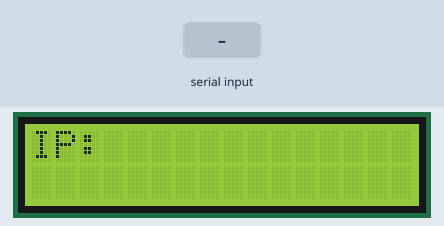
Bench run of a sketch on a simulated Arduino Uno, built with avr-gcc and run on an emulated ATmega328P. On the bench: 16×2 character LCD. Inputs (shaded band) come from the test bench. What the sketch prints to the serial monitor is not drawn.

Above: at 4.6 s.
4.7 s: "STOPPED\n" received over Serial
At 6.6 s:
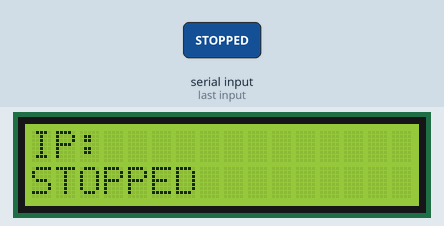
7.7 s: "IP: \n" received over Serial
At 9.7 s:
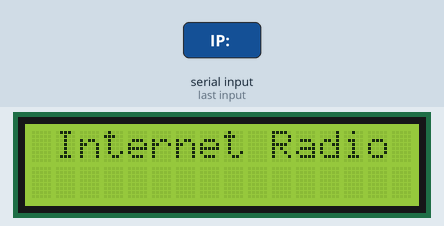
10.7 s: "STOPPED\n" received over Serial
At 11.9 s:
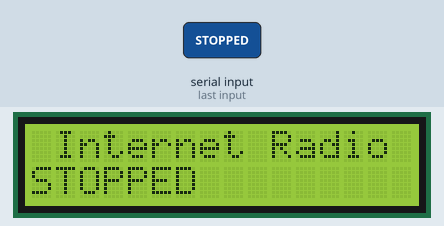
13.7 s: "META#: \n" received over Serial
At 16.0 s:
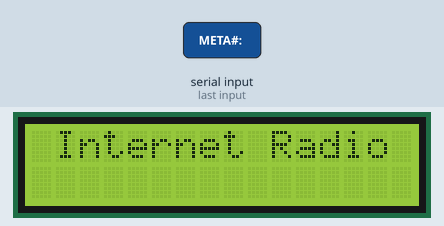
16.7 s: "ICY0#: \n" received over Serial
Timing chart, 0 to 19.2 s (numbered marks = the images above; inputs shaded):
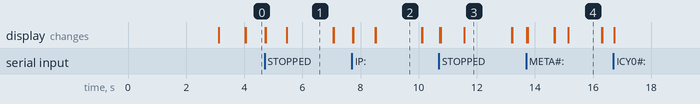

The sketch:

karadio_IIC_lcd16x2.ino
```cpp
/*

  Karadio IIC LCD 16x2.ino

  Edited by Alexander - yo2ldk - 2019.

  Arduino Board         IIC LCD
       A4                 sda
       A5                 scl

*/
// include the library code:
//#include <LiquidCrystal.h>

#include <Wire.h>
//#include <LCD.h>
#include <LiquidCrystal_I2C.h>

#define I2C_ADDR    0x27 // <<----- Add your address here.  Find it from I2C Scanner
#define BACKLIGHT_PIN 3
#define En_pin  2
#define Rw_pin  1
#define Rs_pin  0
#define D4_pin  4
#define D5_pin  5
#define D6_pin  6
#define D7_pin  7

//int n = 1;

LiquidCrystal_I2C  lcd(I2C_ADDR, En_pin, Rw_pin, Rs_pin, D4_pin, D5_pin, D6_pin, D7_pin);

#define version 3.0
#include <EEPROM.h>
const int  EEaddr          = 0;     // EEPROM address for storing WPM
const int  EEaddr1         = 2;     // EEPROM address for LCD address
const int  EEaddrIp        = 10;    // EEPROM address for the IP

// Character array pointers
char  msg[]       = {"Karadio LCD"}; //
char  msg1[]      = {"(c) KaraWin"}; //
char  blank[]     = {"                "};
char  msg2[]      = {" Internet Radio "};

// Karadio specific data
#define BUFLEN  200
#define LINES	2
char line[BUFLEN]; // receive buffer
char station[BUFLEN]; //received station
char title[BUFLEN];	// received title
char nameset[BUFLEN];
char* lline[LINES] ; // array of ptr of n lines
int  iline[LINES] ; //array of index for scrolling
byte  tline[LINES] ;
char* ici;
char* ici2;
unsigned index = 0;
unsigned loopcount = 0;
unsigned scrl = 0;

int x = 16;    //Width
char temp;

int laststateUp = HIGH;
int laststateDown = HIGH;
int laststatePlay = HIGH;
int laststateStop = HIGH;
int buttonState = 0;

////////////////////////////////////////
// Clear all buffers and indexes

void clearAll()
{
  title[0] = 0;
  station[0] = 0;
  for (int i = 0; i < LINES; i++)
  {
    lline[i] = NULL; iline[i] = 0; tline[i] = 0;
    lcd.setCursor(0, i);
    lcd.print(blank);
  }
}
////////////////////////////////////////
void cleartitle()
{
  title[0] = 0;
  for (int i = 1 ; i < LINES; i++) // clear lines
  {
    lline[i] = NULL;
    iline[i] = 0;
    tline[i] = 0;
    lcd.setCursor(0, i);
    lcd.print(blank);
  }
  draw();
}

////////////////////////////////////////
void eepromReadStr(int addr, char* str)
{
  byte rd;
  do {
    rd = EEPROM.read(addr++);
    *str = rd;
    //    Serial.println(str[0],16);
    str++;
  } while (( rd != 0) && ( rd != 0xFF));
  *str = 0;
}

////////////////////////////////////////
void eepromWriteStr(int addr, char* str)
{
  byte rd;
  do {
    EEPROM.write( addr++, *str);
    rd = *str;
    str++;
  } while (( rd != 0) && ( rd != 0xFF));
  EEPROM.write( addr, 0);
}

////////////////////////////////////////
// parse the karadio received line and do the job

void parse(char* line)
{
  int mul;
  //     removeUtf8((byte*)line);
  //Serial.println(line);
  ////// Meta title
  if ((ici = strstr(line, "META#: ")) != NULL)
  {
    cleartitle();
    //remove station name if present
    if ((ici2 = strstr(line, station)) != NULL)
    {
      ici += strlen(station);
    }
    strcpy(title, ici + 7);
    lline[1] = title;
    draw();
  } else

    ////// ICY0 station name
    if ((ici = strstr(line, "ICY0#: ")) != NULL)
    {
      int len;
      clearAll();
      if (strlen(ici + 7) == 0) strcpy (station, nameset);
      else strcpy(station, ici + 7);
      lline[0] = station;
      draw();
    } else
      ////// STOPPED
      if ((ici = strstr(line, "STOPPED")) != NULL)
      {
        cleartitle();
        strcpy(title, "STOPPED");
        lline[1] = title;
        draw();
      }
  /////// Station Ip
      else if ((ici = strstr(line, "Station Ip: ")) != NULL)
      {
        char oip[20];
        //   Serial.println(line);
        eepromReadStr(EEaddrIp, oip);
        if ( strcmp(oip, ici + 12) != 0)
          eepromWriteStr(EEaddrIp, ici + 12 );

      } else
        // advertise web interface
        if ((ici = strstr(line, "IP: ")) != NULL)
        {
          clearAll();
          lline[0] = msg2;
          strcpy(title, ici + 4);
          lline[1] = title;
          draw();
        }

}

////////////////////////////////////////
//Setup all things, check for contrast adjust and show initial page.

void setup(void) {
  char oip[20];
  Serial.begin(115200);
  while (!Serial) { ;}
  Serial.println("Arduino Ready");

  // set up the LCD's number of columns and rows:
  lcd.begin(16,2);
  lcd.setBacklightPin(BACKLIGHT_PIN, POSITIVE);
  lcd.setBacklight(HIGH);
  lcd.clear();
  lcd.noAutoscroll() ;
  lcd.print(msg);
  lcd.setCursor(0,1);
  lcd.print(msg1);
  delay(3000);
  clearAll();
  eepromReadStr(EEaddrIp, oip);
lline[0] = (char*)"IP:";
  lline[1] = oip;
  draw();

}

////////////////////////////////////////
// receive the esp8266 stream

void serial()
{
  char temp;
  while ((temp = Serial.read()) != -1)
  {
    switch (temp)
    {
      case '\n' : if (index == 0) break;
      case '\r' :
        line[index] = 0; // end of string
        index = 0;
        parse(line);
        break;
      default : // put the received char in line
        if (index > BUFLEN - 1) break; // small memory so small buffer
        line[index++] = temp;
    }
  }
}

////////////////////////////////////////
// draw all lines
void draw()
{
  lcd.clear();
  for (int i = LINES - 1; i >= 0; i--)
  {
    serial();
    lcd.setCursor(0,i);
    if ((lline[i] != NULL)) lcd.print(lline[i] + iline[i]);
    delay(1);
  }

}
////////////////////////////////////////
// scroll each line
void scroll()
{
  unsigned len;
  int dodraw = 0;

  for (int i = 0; i < LINES; i++)
  {
    if (tline[i] > 0)
    {
      if (tline[i] == 4) {
        iline[i] = 0;
        dodraw = 1;
      }
      tline[i]--;
    }
    else
    {
      len = strlen(lline[i] + (iline[i]));
      if (len > x) {
        iline[i]++;
        dodraw = 1;
      }
      else
      {
        tline[i] = 6;
      }
    }
  }
  if (dodraw == 1)	draw();

}

////////////////////////////////////////
void loop(void) {
  serial();
  if (loopcount++ == 0x3fff)
  {
    loopcount = 0;
    //if (++scrl%6 == 0) digitalWrite(13,HIGH);
    scroll();
    //digitalWrite(13,LOW);
  }

}
```

karadioutils.ino
```cpp
int freeRam () {
  extern int __heap_start, *__brkval;
  int v;
  return (int) &v - (__brkval == 0 ? (int) &__heap_start : (int) __brkval);
}
/*
void removeUtf8(byte *characters)
{
	int index = 0;
	while (characters[index])
	{
		if ((characters[index]) == 195)
		{
			characters[index] = 'x';
			//      Serial.println((characters[index]));
			characters[index+1] +=64;
			int sind = index+1;
			switch(characters[sind])
			{
				case 0xFF: case 0xFD:
				characters[sind] = 'y'; break;
				case 0xDF:
				characters[sind] = 'Y'; break;
				case 0xE7:
				characters[sind] = 'c'; break;
				case 0xC7:
				characters[sind] = 'C'; break;
				case 0xF2: case 0XF3: case 0xF4: case 0xF5: case 0xF6:
				characters[sind] = 'o'; break;
				case 0xD2: case 0XD3: case 0xD4: case 0xD5: case 0xD6:
				characters[sind] = 'O'; break;
				case 0xEC: case 0XED: case 0xEE: case 0xEF:
				characters[sind] = 'i'; break;
				case 0xCC: case 0XCD: case 0xCE: case 0xCF:
				characters[sind] = 'I'; break;
				case 0xF9: case 0XFA: case 0xFB: case 0xFC:
				characters[sind] = 'u'; break;
				case 0xD9: case 0XDA: case 0xDB: case 0xDC:
				characters[sind] = 'U'; break;
				case 0xE8: case 0XE9: case 0xEA: case 0xEB:
				characters[sind] = 'e'; break;
				case 0xC8: case 0XC9: case 0xCA: case 0xCB:
				characters[sind] = 'E'; break;
				case 0xE3: case 0XE0: case 0xE1: case 0xE2: case 0xE4: case 0XE5: case 0xE6:
				characters[sind] = 'a'; break;
				case 0xC3: case 0XC0: case 0xC1: case 0xC2: case 0xC4: case 0XC5: case 0xC6:
				characters[sind] = 'A'; break;
				default: ;
			}
			while (characters[sind]) { characters[sind-1] = characters[sind];sind++;}
			characters[sind-1] = 0;

		}
		index++;
	}
}*/

void removeUtf8(byte *characters)
{
	int index = 0;
	while (characters[index])
	{
		if ((characters[index] >= 0xc2)&&(characters[index] <= 0xc3)) // only 0 to FF ascii char
		{
			//      Serial.println((characters[index]));
			characters[index+1] = ((characters[index]<<6)&0xFF) | (characters[index+1] & 0x3F);
			int sind = index+1;
			while (characters[sind]) { characters[sind-1] = characters[sind];sind++;}
			characters[sind-1] = 0;

		}
		index++;
	}
}
```

Measured:
- after the input at 4.7 s, the display: first differs from a run without the input at once (image 1)
- after the input at 7.7 s, the display: first changes at once (image 2 shows a later state)
- after the input at 10.7 s, the display: first differs from a run without the input after 0.06 s (image 3)
- after the input at 13.7 s, the display: first changes at once (image 4 shows a later state)
- what the display in image 1 shows lasts 1.6 s, from 5.5 s to 7.1 s
- what the display in image 4 shows lasts 1.1 s, from 15.2 s to 16.3 s
